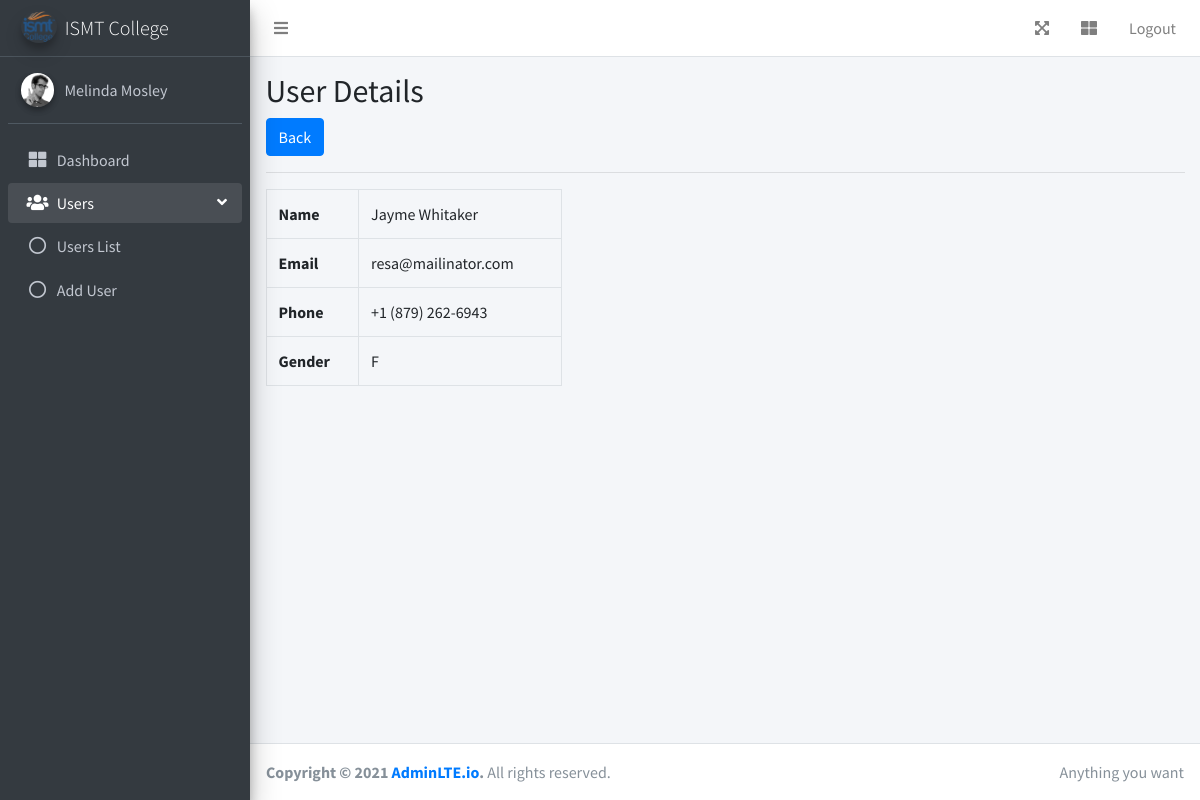
The page /users/view.php?id=19 (signed in) on the database its author committed.
### tables this page shows
CREATE TABLE IF NOT EXISTS `users` (
  `id` int(11) unsigned NOT NULL AUTO_INCREMENT,
  `name` varchar(60) NOT NULL,
  `email` varchar(50) DEFAULT NULL,
  `phone` varchar(20) DEFAULT NULL,
  `password` varchar(100) DEFAULT NULL,
  `gender` varchar(10) DEFAULT NULL,
  PRIMARY KEY (`id`)
);

### users/view.php (the view, shortened to what this page needs)
<?php
	$gender = $email = $name = $phone = "";
	if(isset($_GET['id']) && !empty($_GET['id'])){
		require '../config.php';
		$sql = "SELECT name, email, phone, gender FROM users WHERE id = ?";
		if($stmt = $conn->prepare($sql)) {
			$stmt->bind_param("i", $p_id);
			if($stmt->execute()) {
				$result = $stmt->get_result();
				if($result->num_rows == 1) {
					$row = $result->fetch_assoc();
					$name = $row['name'];
					$email = $row['email'];
					$gender = $row['gender'];
					$phone = $row['phone'];
				} else {
					header("location: index.php");
					exit();
				}
			} else {
				echo "Oops!!! Something went wrong.";
			}
		}
	} else {
		header("location: index.php");
		exit();
	}
	require '../includes/header.php';
  	require '../includes/sidebar.php';
?>
	<div class="content-wrapper">
    <div class="content-header">
      <div class="container-fluid">
		<div class="row">
			<div class="col-md-12">
				<div class="page-header clearfix">
					<h2 class="pull-left">User Details</h2>
					<a href="index.php" class="btn btn-primary pull-right">Back</a>
				</div>
				<hr>
			</div>
			<div class="col-md-4">
				<table class="table table-bordered">
					<tr>
						<th>Name</th>
						<td><?php echo $name; ?></td>
					</tr>
					<tr>
						<th>Email</th>
						<td><?php echo $email; ?></td>
					</tr>
					<tr>
						<th>Phone</th>
						<td><?= $phone; ?></td>
					</tr>
					<tr>
						<th>Gender</th>
						<td><?= $gender; ?></td>
					</tr>
				</table>
			</div>
		</div>
	</div>
</div>
</div>
<?php require '../includes/footer.php'; ?>

### rows shown on the page
users: name "Jayme Whitaker", email "resa@mailinator.com", phone "+1 (879) 262-6943", gender "F"

### other values the page prints
$_SESSION["name"] "Melinda Mosley"
